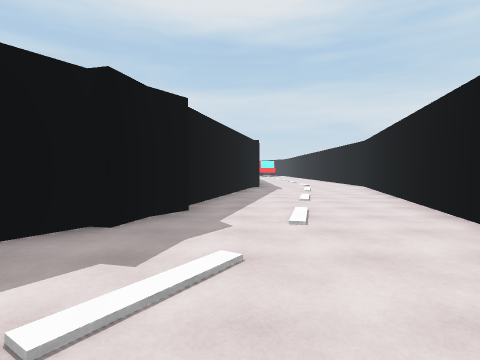
[1] (above)

16 first-person views from a walk through a 3-D level made in the Unity game engine. The camera is 1.4 m above the floor, tilts 2° down and sees 80° across. The floor is counted in squares, 2 m on a side. Each view is taken from the middle of a square. On the plan, view 1 faces up. The plan holds only what a view shows up to about 10 squares ahead; the rest is blank. The place goes on beyond the plan.

[2]
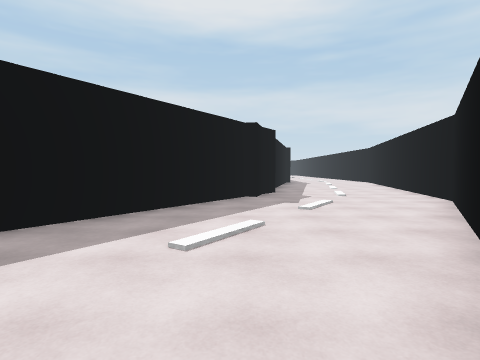

[3]
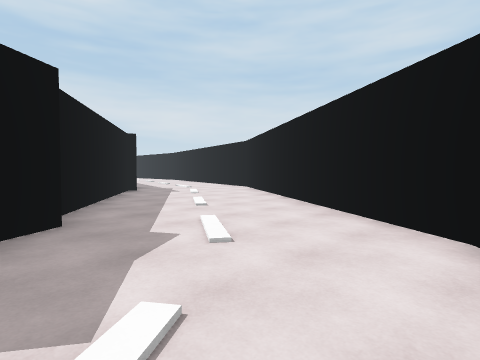

[4]
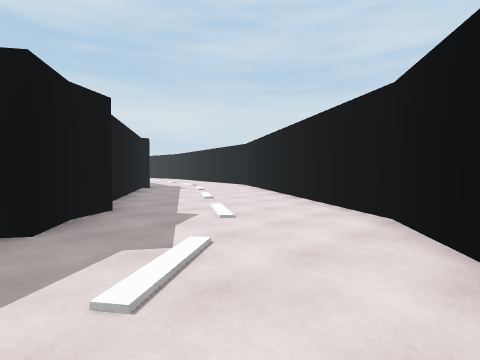

[5]
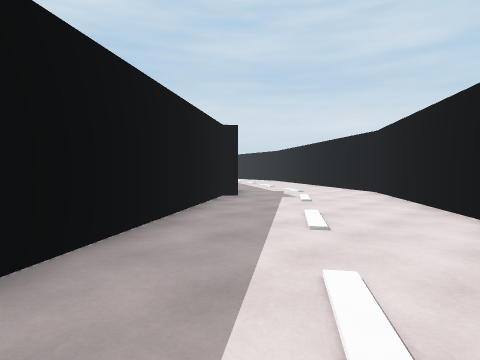

[6]
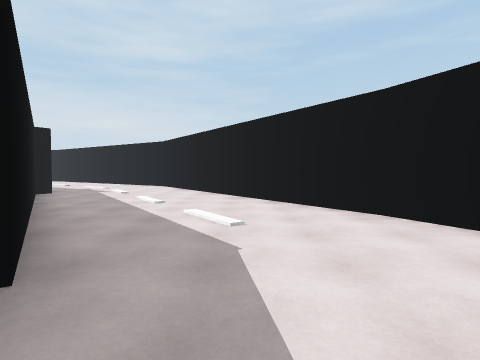

[7]
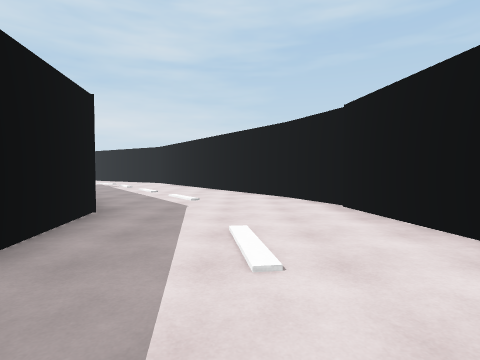

[8]
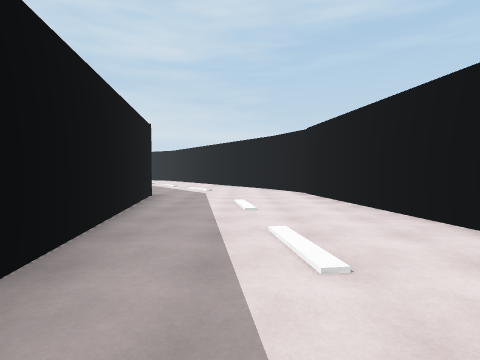

[9]
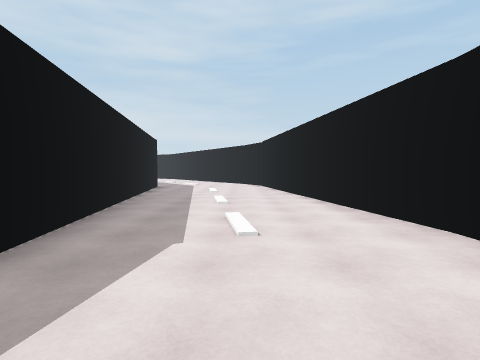

[10]
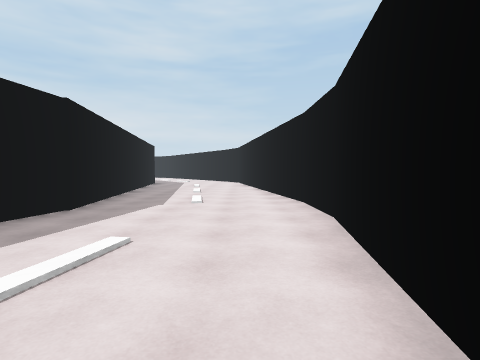

[11]
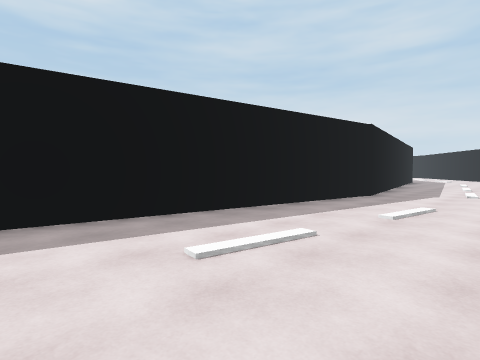

[12]
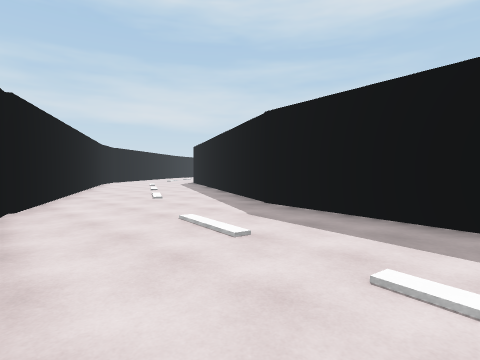

[13]
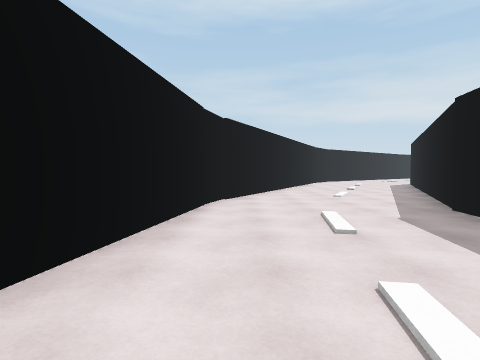

[14]
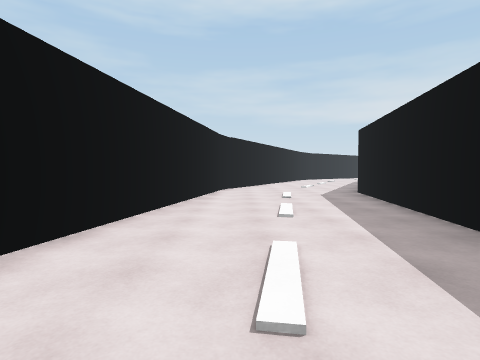

[15]
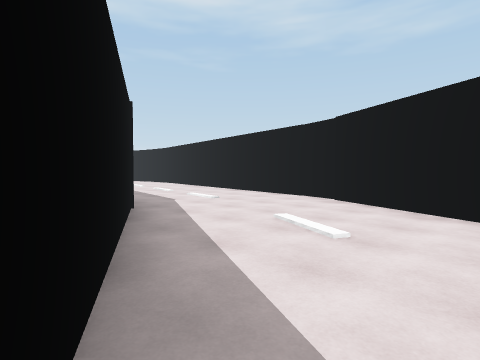

[16]
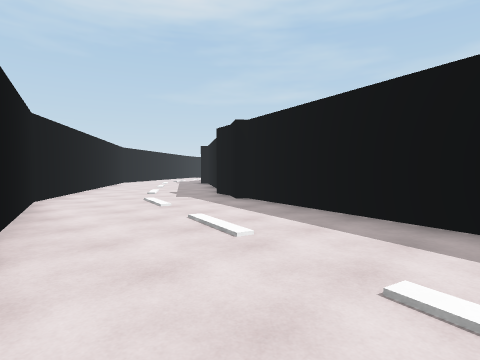

### Floor plan
Points are (right, up) in squares from view 1. A wall is a line through its corners. A room is listed if a view was taken in it or the views show most of it. See-through windows are left out.
Room 1 (views 1, 2, 3, 4, 5, 6, 7, 8, 9, 10, 11, 12, 13, 14, 15, 16)
walls: (-12.4, -12.1) (-10.5, -11.2); (-10.7, -11.3) (-2.6, -5.7) (2.8, 2.4) (4.7, 10.1); (-23, -9) (-33, -7.3); (-23.9, -13.4) (-21.8, -13.4) (-12.5, -12); (-5, -1.9) (-5.8, -2.5) (-6.4, -3.4) (-6.8, -3.1) (-13.2, -7.6) (-23.1, -9.1); (-1.8, 3.6) (-4.9, -1); (-33, -7.2) (-38, -4.7); (-33.7, -11.7) (-23.8, -13.4); (-35, -11.4) (-33.6, -11.8); (0.1, 10) (-1.1, 5.1) (-0.9, 5) (-1.4, 4.2) (-1.6, 3.4); (-38.5, -9.5) (-34.8, -11.3)

Where each view was taken, in squares from view 1:
view 1: 0 up, 0 right, facing up
view 2: 4 down, 2 left, facing up
view 3: 6 down, 6 left, facing up-right
view 4: 7 down, 7 left, facing up-right
view 5: 9 down, 12 left, facing up-right
view 6: 9 down, 15 left, facing right
view 7: 10 down, 18 left, facing right
view 8: 10 down, 21 left, facing right
view 9: 11 down, 25 left, facing right
view 10: 12 down, 28 left, facing right
view 11: 12 down, 31 left, facing up-right
view 12: 12 down, 29 left, facing up-left
view 13: 11 down, 28 left, facing left
view 14: 11 down, 24 left, facing left
view 15: 5 down, 38 left, facing down-right
view 16: 10 up, 4 right, facing down-left
